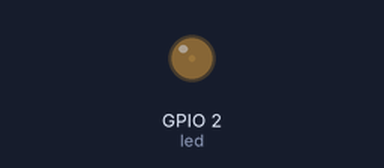
Recording of a program running on a simulated ESP32 board running MicroPython. Parts: output pins drawn as LEDs (lit = HIGH).

Above: at 0.05 s.
At 0.5 s:
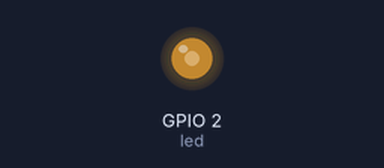
At 0.95 s:
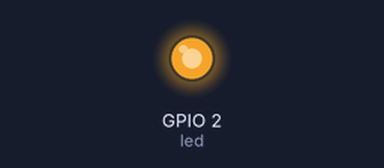
At 1.8 s:
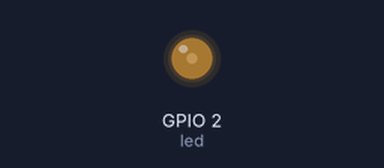
Timing chart, 0 to 4.7 s (numbered marks = the images above):
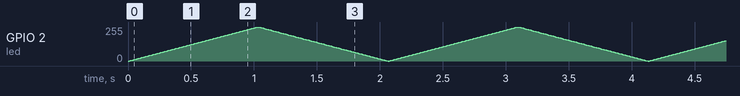

The program:

main.py
```python
################# 匯入模組 #################
from machine import Pin, PWM
from time import sleep
###############宣告與設定###################
frequency = 1000
duty_cycle = 0
led = PWM(Pin(2), freq=frequency, duty=duty_cycle)
###############主程式###################
while True:
    # 逐漸增加亮度
    for duty in range(0, 1024, 10):
        led.duty(duty)
        sleep(0.01)
    # 逐漸減少亮度
    for duty in range(1023, -1, -10):
        led.duty(duty)
        sleep(0.01)
```
